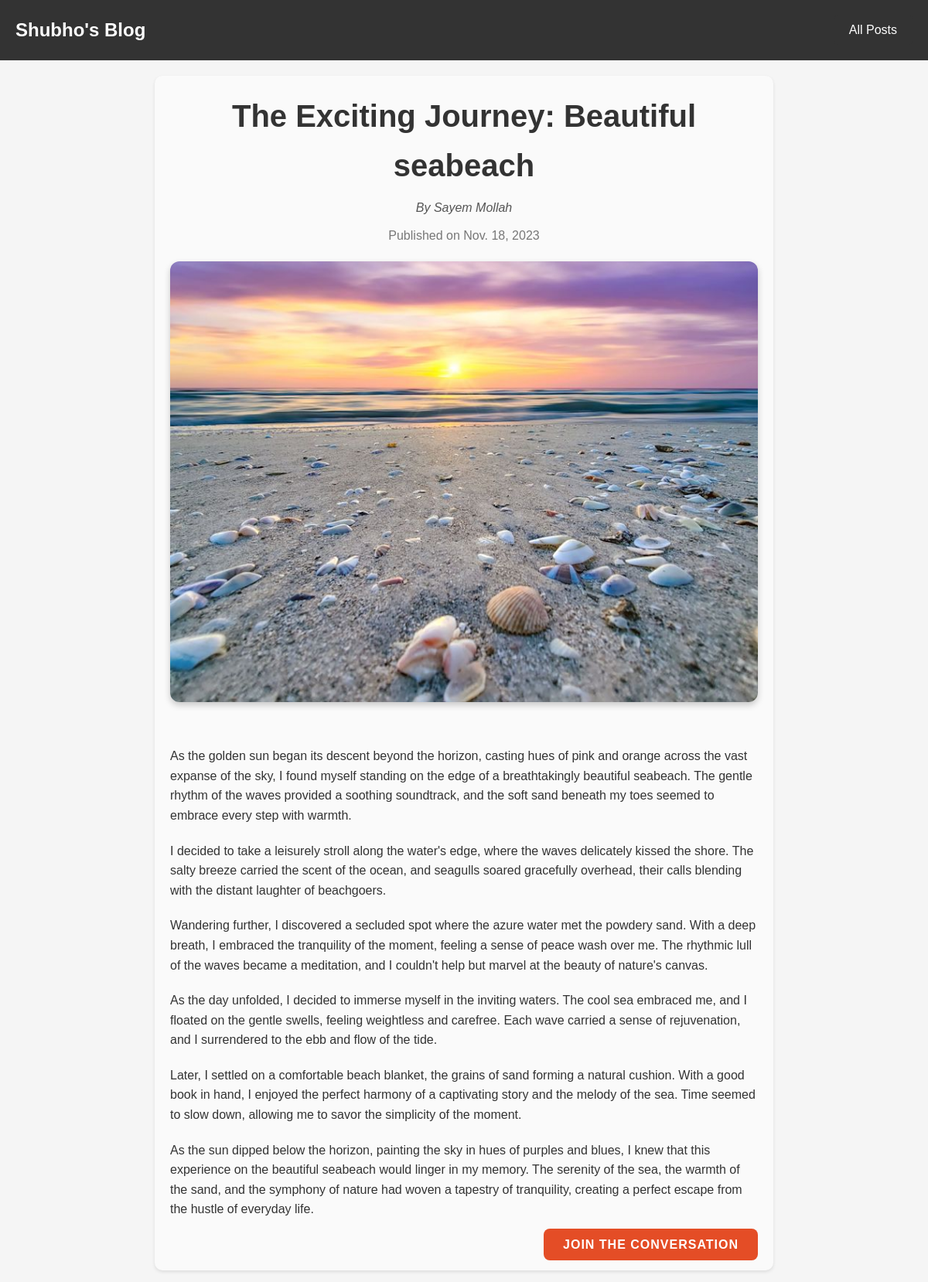
Screenshot of /posts/walking-on-the-seabeach with the database file from the repository.
### blog/models.py (models this page shows, shortened)
class Post(models.Model):
    title = models.CharField(max_length=100)
    image_name = models.CharField(max_length=50)
    excerpt = models.CharField(max_length=500)
    date = models.DateField(auto_now=True)
    slug = models.SlugField(default="", blank=True,null=False,
                            db_index=True)
    content = models.TextField()
    author = models.ForeignKey(Author, null=True, on_delete=models.SET_NULL)
    tag = models.ManyToManyField(Tag)

class Author(models.Model):
    first_name = models.CharField(max_length=20)
    last_name = models.CharField(max_length=20)
    email = models.EmailField()
    def __str__(self) -> str:
        return f"{self.first_name} {self.last_name}"

### blog/views.py (the view)
# urls.py: path("posts/<slug:slug>", views.single_post, name='single-post')
def single_post(request, slug):
    try:
        post = Post.objects.get(slug=slug)
        return render(request, 'blog/single-post.html',{
            "post": post
        })
    except:
        return render(request, '404.html')

### blog/templates/blog/single-post.html (shortened to what this page needs)
{% extends "base.html" %}
{% load static %}
{% block css_files %}
<link rel="stylesheet" href="{% static 'blog/single-post.css' %}">
{% endblock css_files %}
{% block content %}
{% include "blog/includes/header.html" %}
<article class="single-post">
    <header class="post-header">
        <h1 class="post-title">The Exciting Journey: {{post.title}}</h1>
        <p class="post-author">By {{post.author}}</p>
        <p class="post-date">Published on {{post.date}}</p>
    </header>
    <div class="post-thumbnail">
        <img src={% static "blog/images/"|add:post.image_name %} alt="Post Image">
    </div>
    <div class="post-content">
        <p>
        {{post.content | linebreaks}}
        </p>
    </div>
    <footer class="post-footer">
        <a href="#comments" class="comment-link">Join the Conversation</a>
    </footer>
</article>
{% endblock content %}

### blog/static/blog/single-post.css (style rules this page uses)
* { margin: 0; padding: 0; box-sizing: border-box; }
body { font-family: 'Arial', sans-serif; background-color: #f5f5f5; color: #333; line-height: 1.6; }
.single-post { background-color: #fff; padding: 20px; border-radius: 10px; box-shadow: 0 2px 4px rgba(0, 0, 0, 0.1); margin: 20px auto; max-width: 800px; }
.post-header { text-align: center; margin-bottom: 20px; }
.post-title { font-size: 2em; margin-bottom: 10px; }
.post-author { font-style: italic; color: #777; margin-bottom: 10px; }
.post-date { color: #777; }
.post-thumbnail img { width: 100%; height: auto; border-radius: 8px; margin-bottom: 20px; box-shadow: 0 2px 4px rgba(0, 0, 0, 0.1); }
.post-content p { margin-bottom: 15px; }
.post-footer { text-align: right; }
.comment-link { padding: 8px 15px; background-color: #333; color: #fff; text-decoration: none; border-radius: 5px; }
body { transition: background-color 0.5s ease; }
.single-post { background-color: #fafafa; color: #333; transition: background-color 0.5s ease, color 0.5s ease; }
.post-title { font-size: 2.5em; color: #333; }
.post-author { font-style: italic; color: #555; }
.post-content p { margin-bottom: 20px; }
.post-thumbnail img { width: 100%; height: auto; border-radius: 12px; margin-bottom: 30px; box-shadow: 0 4px 8px rgba(0, 0, 0, 0.2); }
.comment-link { padding: 12px 25px; background-color: #e44d26; color: #fff; border-radius: 8px; text-transform: uppercase; font-weight: bold; letter-spacing: 1px; transition: background-color 0.3s ease; }

### rows the page displays
Post: title "Beautiful seabeach", author "Sayem Mollah", date "Nov. 18, 2023", image_name (picture), content "As the golden sun began its descent beyond the horizon, casting hues of pink and orange across the vast expanse of the sky, I found myself standing on the edge of a breathtakingly beautiful seabeach. The gentle rhythm of the waves provided a soothing soundtrack, and the soft sand beneath my toes seemed to embrace every step with warmth. I decided to take a leisurely stroll along the water's edge, where the waves delicately kissed the shore. The salty breeze carried the scent of the ocean, and seagulls soared gracefully overhead, their calls blending with the distant laughter of beachgoers. Wandering further, I discovered a secluded spot where the azure water met the powdery sand. With a…"
